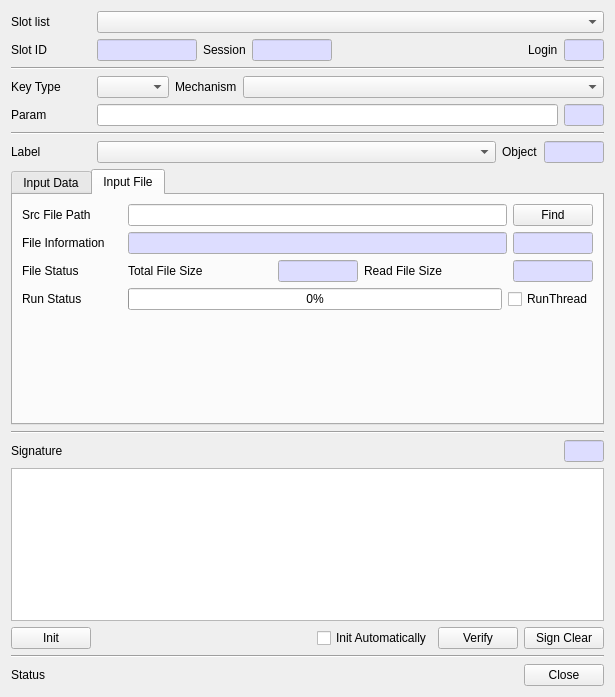
<?xml version="1.0" encoding="UTF-8"?>
<ui version="4.0">
 <class>VerifyDlg</class>
 <widget class="QDialog" name="VerifyDlg">
  <property name="geometry">
   <rect>
    <x>0</x>
    <y>0</y>
    <width>615</width>
    <height>697</height>
   </rect>
  </property>
  <property name="windowTitle">
   <string>Verify</string>
  </property>
  <layout class="QVBoxLayout" name="verticalLayout">
   <item>
    <layout class="QGridLayout" name="gridLayout">
     <property name="topMargin">
      <number>0</number>
     </property>
     <item row="0" column="1">
      <widget class="QComboBox" name="mSlotsCombo">
       <property name="sizePolicy">
        <sizepolicy hsizetype="Preferred" vsizetype="Fixed">
         <horstretch>1</horstretch>
         <verstretch>0</verstretch>
        </sizepolicy>
       </property>
      </widget>
     </item>
     <item row="0" column="0">
      <widget class="QLabel" name="label">
       <property name="minimumSize">
        <size>
         <width>80</width>
         <height>0</height>
        </size>
       </property>
       <property name="text">
        <string>Slot list</string>
       </property>
      </widget>
     </item>
    </layout>
   </item>
   <item>
    <layout class="QHBoxLayout" name="horizontalLayout_2">
     <property name="bottomMargin">
      <number>0</number>
     </property>
     <item>
      <widget class="QLabel" name="label_9">
       <property name="minimumSize">
        <size>
         <width>80</width>
         <height>0</height>
        </size>
       </property>
       <property name="text">
        <string>Slot ID</string>
       </property>
      </widget>
     </item>
     <item>
      <widget class="QLineEdit" name="mSlotIDText">
       <property name="maximumSize">
        <size>
         <width>100</width>
         <height>16777215</height>
        </size>
       </property>
       <property name="palette">
        <palette>
         <active>
          <colorrole role="Base">
           <brush brushstyle="SolidPattern">
            <color alpha="255">
             <red>221</red>
             <green>221</green>
             <blue>255</blue>
            </color>
           </brush>
          </colorrole>
         </active>
         <inactive>
          <colorrole role="Base">
           <brush brushstyle="SolidPattern">
            <color alpha="255">
             <red>221</red>
             <green>221</green>
             <blue>255</blue>
            </color>
           </brush>
          </colorrole>
         </inactive>
         <disabled>
          <colorrole role="Base">
           <brush brushstyle="SolidPattern">
            <color alpha="255">
             <red>240</red>
             <green>240</green>
             <blue>240</blue>
            </color>
           </brush>
          </colorrole>
         </disabled>
        </palette>
       </property>
       <property name="readOnly">
        <bool>true</bool>
       </property>
      </widget>
     </item>
     <item>
      <widget class="QLabel" name="label_10">
       <property name="text">
        <string>Session</string>
       </property>
      </widget>
     </item>
     <item>
      <widget class="QLineEdit" name="mSessionText">
       <property name="maximumSize">
        <size>
         <width>80</width>
         <height>16777215</height>
        </size>
       </property>
       <property name="palette">
        <palette>
         <active>
          <colorrole role="Base">
           <brush brushstyle="SolidPattern">
            <color alpha="255">
             <red>221</red>
             <green>221</green>
             <blue>255</blue>
            </color>
           </brush>
          </colorrole>
         </active>
         <inactive>
          <colorrole role="Base">
           <brush brushstyle="SolidPattern">
            <color alpha="255">
             <red>221</red>
             <green>221</green>
             <blue>255</blue>
            </color>
           </brush>
          </colorrole>
         </inactive>
         <disabled>
          <colorrole role="Base">
           <brush brushstyle="SolidPattern">
            <color alpha="255">
             <red>240</red>
             <green>240</green>
             <blue>240</blue>
            </color>
           </brush>
          </colorrole>
         </disabled>
        </palette>
       </property>
       <property name="readOnly">
        <bool>true</bool>
       </property>
      </widget>
     </item>
     <item>
      <spacer name="horizontalSpacer_2">
       <property name="orientation">
        <enum>Qt::Horizontal</enum>
       </property>
       <property name="sizeHint" stdset="0">
        <size>
         <width>40</width>
         <height>20</height>
        </size>
       </property>
      </spacer>
     </item>
     <item>
      <widget class="QLabel" name="label_11">
       <property name="text">
        <string>Login</string>
       </property>
      </widget>
     </item>
     <item>
      <widget class="QLineEdit" name="mLoginText">
       <property name="maximumSize">
        <size>
         <width>40</width>
         <height>16777215</height>
        </size>
       </property>
       <property name="palette">
        <palette>
         <active>
          <colorrole role="Base">
           <brush brushstyle="SolidPattern">
            <color alpha="255">
             <red>221</red>
             <green>221</green>
             <blue>255</blue>
            </color>
           </brush>
          </colorrole>
         </active>
         <inactive>
          <colorrole role="Base">
           <brush brushstyle="SolidPattern">
            <color alpha="255">
             <red>221</red>
             <green>221</green>
             <blue>255</blue>
            </color>
           </brush>
          </colorrole>
         </inactive>
         <disabled>
          <colorrole role="Base">
           <brush brushstyle="SolidPattern">
            <color alpha="255">
             <red>240</red>
             <green>240</green>
             <blue>240</blue>
            </color>
           </brush>
          </colorrole>
         </disabled>
        </palette>
       </property>
       <property name="readOnly">
        <bool>true</bool>
       </property>
      </widget>
     </item>
    </layout>
   </item>
   <item>
    <widget class="Line" name="line_2">
     <property name="orientation">
      <enum>Qt::Horizontal</enum>
     </property>
    </widget>
   </item>
   <item>
    <layout class="QGridLayout" name="gridLayout_2">
     <property name="topMargin">
      <number>0</number>
     </property>
     <item row="0" column="0">
      <widget class="QLabel" name="label_2">
       <property name="minimumSize">
        <size>
         <width>80</width>
         <height>0</height>
        </size>
       </property>
       <property name="maximumSize">
        <size>
         <width>80</width>
         <height>16777215</height>
        </size>
       </property>
       <property name="text">
        <string>Key Type</string>
       </property>
      </widget>
     </item>
     <item row="0" column="3">
      <widget class="QComboBox" name="mMechCombo">
       <property name="sizePolicy">
        <sizepolicy hsizetype="Preferred" vsizetype="Fixed">
         <horstretch>1</horstretch>
         <verstretch>0</verstretch>
        </sizepolicy>
       </property>
      </widget>
     </item>
     <item row="0" column="1">
      <widget class="QComboBox" name="mKeyTypeCombo"/>
     </item>
     <item row="0" column="2">
      <widget class="QLabel" name="label_3">
       <property name="text">
        <string>Mechanism</string>
       </property>
      </widget>
     </item>
    </layout>
   </item>
   <item>
    <layout class="QGridLayout" name="gridLayout_7">
     <property name="topMargin">
      <number>0</number>
     </property>
     <item row="0" column="1">
      <widget class="QLineEdit" name="mParamText">
       <property name="maximumSize">
        <size>
         <width>16777215</width>
         <height>16777215</height>
        </size>
       </property>
      </widget>
     </item>
     <item row="0" column="0">
      <widget class="QLabel" name="label_8">
       <property name="minimumSize">
        <size>
         <width>80</width>
         <height>0</height>
        </size>
       </property>
       <property name="maximumSize">
        <size>
         <width>80</width>
         <height>16777215</height>
        </size>
       </property>
       <property name="text">
        <string>Param</string>
       </property>
      </widget>
     </item>
     <item row="0" column="2">
      <widget class="QLineEdit" name="mParamLenText">
       <property name="minimumSize">
        <size>
         <width>40</width>
         <height>0</height>
        </size>
       </property>
       <property name="maximumSize">
        <size>
         <width>40</width>
         <height>16777215</height>
        </size>
       </property>
       <property name="palette">
        <palette>
         <active>
          <colorrole role="Base">
           <brush brushstyle="SolidPattern">
            <color alpha="255">
             <red>221</red>
             <green>221</green>
             <blue>255</blue>
            </color>
           </brush>
          </colorrole>
         </active>
         <inactive>
          <colorrole role="Base">
           <brush brushstyle="SolidPattern">
            <color alpha="255">
             <red>221</red>
             <green>221</green>
             <blue>255</blue>
            </color>
           </brush>
          </colorrole>
         </inactive>
         <disabled>
          <colorrole role="Base">
           <brush brushstyle="SolidPattern">
            <color alpha="255">
             <red>240</red>
             <green>240</green>
             <blue>240</blue>
            </color>
           </brush>
          </colorrole>
         </disabled>
        </palette>
       </property>
       <property name="readOnly">
        <bool>true</bool>
       </property>
      </widget>
     </item>
    </layout>
   </item>
   <item>
    <widget class="Line" name="line_3">
     <property name="orientation">
      <enum>Qt::Horizontal</enum>
     </property>
    </widget>
   </item>
   <item>
    <layout class="QGridLayout" name="gridLayout_3">
     <property name="topMargin">
      <number>0</number>
     </property>
     <item row="0" column="2">
      <widget class="QLabel" name="label_7">
       <property name="text">
        <string>Object</string>
       </property>
      </widget>
     </item>
     <item row="0" column="0">
      <widget class="QLabel" name="label_6">
       <property name="minimumSize">
        <size>
         <width>80</width>
         <height>0</height>
        </size>
       </property>
       <property name="text">
        <string>Label</string>
       </property>
      </widget>
     </item>
     <item row="0" column="1">
      <widget class="QComboBox" name="mLabelCombo">
       <property name="sizePolicy">
        <sizepolicy hsizetype="Preferred" vsizetype="Fixed">
         <horstretch>1</horstretch>
         <verstretch>0</verstretch>
        </sizepolicy>
       </property>
      </widget>
     </item>
     <item row="0" column="3">
      <widget class="QLineEdit" name="mObjectText">
       <property name="maximumSize">
        <size>
         <width>60</width>
         <height>16777215</height>
        </size>
       </property>
       <property name="palette">
        <palette>
         <active>
          <colorrole role="Base">
           <brush brushstyle="SolidPattern">
            <color alpha="255">
             <red>221</red>
             <green>221</green>
             <blue>255</blue>
            </color>
           </brush>
          </colorrole>
         </active>
         <inactive>
          <colorrole role="Base">
           <brush brushstyle="SolidPattern">
            <color alpha="255">
             <red>221</red>
             <green>221</green>
             <blue>255</blue>
            </color>
           </brush>
          </colorrole>
         </inactive>
         <disabled>
          <colorrole role="Base">
           <brush brushstyle="SolidPattern">
            <color alpha="255">
             <red>240</red>
             <green>240</green>
             <blue>240</blue>
            </color>
           </brush>
          </colorrole>
         </disabled>
        </palette>
       </property>
       <property name="readOnly">
        <bool>true</bool>
       </property>
      </widget>
     </item>
    </layout>
   </item>
   <item>
    <widget class="QTabWidget" name="mInputTab">
     <property name="currentIndex">
      <number>1</number>
     </property>
     <widget class="QWidget" name="tab">
      <attribute name="title">
       <string>Input Data</string>
      </attribute>
      <layout class="QVBoxLayout" name="verticalLayout_2">
       <item>
        <layout class="QGridLayout" name="gridLayout_8">
         <property name="topMargin">
          <number>0</number>
         </property>
         <item row="0" column="1">
          <widget class="QRadioButton" name="mInputStringRadio">
           <property name="text">
            <string>String</string>
           </property>
           <property name="checked">
            <bool>true</bool>
           </property>
          </widget>
         </item>
         <item row="0" column="0">
          <widget class="QLabel" name="label_4">
           <property name="minimumSize">
            <size>
             <width>80</width>
             <height>0</height>
            </size>
           </property>
           <property name="text">
            <string>Input</string>
           </property>
          </widget>
         </item>
         <item row="0" column="5">
          <widget class="QLineEdit" name="mInputLenText">
           <property name="maximumSize">
            <size>
             <width>40</width>
             <height>16777215</height>
            </size>
           </property>
           <property name="palette">
            <palette>
             <active>
              <colorrole role="Base">
               <brush brushstyle="SolidPattern">
                <color alpha="255">
                 <red>221</red>
                 <green>221</green>
                 <blue>255</blue>
                </color>
               </brush>
              </colorrole>
             </active>
             <inactive>
              <colorrole role="Base">
               <brush brushstyle="SolidPattern">
                <color alpha="255">
                 <red>221</red>
                 <green>221</green>
                 <blue>255</blue>
                </color>
               </brush>
              </colorrole>
             </inactive>
             <disabled>
              <colorrole role="Base">
               <brush brushstyle="SolidPattern">
                <color alpha="255">
                 <red>240</red>
                 <green>240</green>
                 <blue>240</blue>
                </color>
               </brush>
              </colorrole>
             </disabled>
            </palette>
           </property>
           <property name="readOnly">
            <bool>true</bool>
           </property>
          </widget>
         </item>
         <item row="0" column="2">
          <widget class="QRadioButton" name="mInputHexRadio">
           <property name="text">
            <string>Hex</string>
           </property>
          </widget>
         </item>
         <item row="0" column="3">
          <widget class="QRadioButton" name="mInputBase64Radio">
           <property name="text">
            <string>Base64</string>
           </property>
          </widget>
         </item>
         <item row="0" column="4">
          <spacer name="horizontalSpacer_5">
           <property name="orientation">
            <enum>Qt::Horizontal</enum>
           </property>
           <property name="sizeHint" stdset="0">
            <size>
             <width>40</width>
             <height>20</height>
            </size>
           </property>
          </spacer>
         </item>
        </layout>
       </item>
       <item>
        <widget class="QPlainTextEdit" name="mInputText"/>
       </item>
       <item>
        <layout class="QGridLayout" name="gridLayout_6">
         <property name="topMargin">
          <number>0</number>
         </property>
         <item row="0" column="1">
          <widget class="QPushButton" name="mUpdateBtn">
           <property name="text">
            <string>Update</string>
           </property>
          </widget>
         </item>
         <item row="0" column="5">
          <widget class="QPushButton" name="mVerifyRecoverBtn">
           <property name="text">
            <string>VerifyRecover</string>
           </property>
          </widget>
         </item>
         <item row="0" column="4">
          <widget class="QPushButton" name="mVerifyRecoverInitBtn">
           <property name="text">
            <string>VerifyRecoverInit</string>
           </property>
          </widget>
         </item>
         <item row="0" column="2">
          <widget class="QPushButton" name="mFinalBtn">
           <property name="text">
            <string>Final</string>
           </property>
          </widget>
         </item>
         <item row="0" column="6">
          <widget class="QPushButton" name="mInputClearBtn">
           <property name="text">
            <string>Input Clear</string>
           </property>
          </widget>
         </item>
         <item row="0" column="3">
          <spacer name="horizontalSpacer_4">
           <property name="orientation">
            <enum>Qt::Horizontal</enum>
           </property>
           <property name="sizeHint" stdset="0">
            <size>
             <width>40</width>
             <height>20</height>
            </size>
           </property>
          </spacer>
         </item>
        </layout>
       </item>
      </layout>
     </widget>
     <widget class="QWidget" name="tab_2">
      <attribute name="title">
       <string>Input File</string>
      </attribute>
      <layout class="QVBoxLayout" name="verticalLayout_3">
       <item>
        <layout class="QGridLayout" name="gridLayout_9">
         <item row="0" column="0">
          <widget class="QLabel" name="label_13">
           <property name="minimumSize">
            <size>
             <width>100</width>
             <height>0</height>
            </size>
           </property>
           <property name="maximumSize">
            <size>
             <width>100</width>
             <height>16777215</height>
            </size>
           </property>
           <property name="text">
            <string>Src File Path</string>
           </property>
          </widget>
         </item>
         <item row="0" column="1">
          <widget class="QLineEdit" name="mSrcFileText">
           <property name="font">
            <font/>
           </property>
          </widget>
         </item>
         <item row="0" column="2">
          <widget class="QPushButton" name="mFindSrcFileBtn">
           <property name="minimumSize">
            <size>
             <width>80</width>
             <height>0</height>
            </size>
           </property>
           <property name="maximumSize">
            <size>
             <width>80</width>
             <height>16777215</height>
            </size>
           </property>
           <property name="text">
            <string>Find</string>
           </property>
          </widget>
         </item>
        </layout>
       </item>
       <item>
        <layout class="QGridLayout" name="gridLayout_10">
         <item row="0" column="1">
          <widget class="QLineEdit" name="mSrcFileInfoText">
           <property name="palette">
            <palette>
             <active>
              <colorrole role="Base">
               <brush brushstyle="SolidPattern">
                <color alpha="255">
                 <red>221</red>
                 <green>221</green>
                 <blue>255</blue>
                </color>
               </brush>
              </colorrole>
             </active>
             <inactive>
              <colorrole role="Base">
               <brush brushstyle="SolidPattern">
                <color alpha="255">
                 <red>221</red>
                 <green>221</green>
                 <blue>255</blue>
                </color>
               </brush>
              </colorrole>
             </inactive>
             <disabled>
              <colorrole role="Base">
               <brush brushstyle="SolidPattern">
                <color alpha="255">
                 <red>240</red>
                 <green>240</green>
                 <blue>240</blue>
                </color>
               </brush>
              </colorrole>
             </disabled>
            </palette>
           </property>
           <property name="font">
            <font/>
           </property>
           <property name="readOnly">
            <bool>true</bool>
           </property>
          </widget>
         </item>
         <item row="0" column="0">
          <widget class="QLabel" name="label_14">
           <property name="minimumSize">
            <size>
             <width>100</width>
             <height>0</height>
            </size>
           </property>
           <property name="maximumSize">
            <size>
             <width>100</width>
             <height>16777215</height>
            </size>
           </property>
           <property name="text">
            <string>File Information</string>
           </property>
          </widget>
         </item>
         <item row="0" column="2">
          <widget class="QLineEdit" name="mSrcFileSizeText">
           <property name="minimumSize">
            <size>
             <width>80</width>
             <height>0</height>
            </size>
           </property>
           <property name="maximumSize">
            <size>
             <width>80</width>
             <height>16777215</height>
            </size>
           </property>
           <property name="palette">
            <palette>
             <active>
              <colorrole role="Base">
               <brush brushstyle="SolidPattern">
                <color alpha="255">
                 <red>221</red>
                 <green>221</green>
                 <blue>255</blue>
                </color>
               </brush>
              </colorrole>
             </active>
             <inactive>
              <colorrole role="Base">
               <brush brushstyle="SolidPattern">
                <color alpha="255">
                 <red>221</red>
                 <green>221</green>
                 <blue>255</blue>
                </color>
               </brush>
              </colorrole>
             </inactive>
             <disabled>
              <colorrole role="Base">
               <brush brushstyle="SolidPattern">
                <color alpha="255">
                 <red>240</red>
                 <green>240</green>
                 <blue>240</blue>
                </color>
               </brush>
              </colorrole>
             </disabled>
            </palette>
           </property>
           <property name="font">
            <font/>
           </property>
           <property name="readOnly">
            <bool>true</bool>
           </property>
          </widget>
         </item>
        </layout>
       </item>
       <item>
        <layout class="QGridLayout" name="gridLayout_11">
         <item row="0" column="2">
          <widget class="QLineEdit" name="mFileTotalSizeText">
           <property name="minimumSize">
            <size>
             <width>80</width>
             <height>0</height>
            </size>
           </property>
           <property name="maximumSize">
            <size>
             <width>80</width>
             <height>16777215</height>
            </size>
           </property>
           <property name="palette">
            <palette>
             <active>
              <colorrole role="Base">
               <brush brushstyle="SolidPattern">
                <color alpha="255">
                 <red>221</red>
                 <green>221</green>
                 <blue>255</blue>
                </color>
               </brush>
              </colorrole>
             </active>
             <inactive>
              <colorrole role="Base">
               <brush brushstyle="SolidPattern">
                <color alpha="255">
                 <red>221</red>
                 <green>221</green>
                 <blue>255</blue>
                </color>
               </brush>
              </colorrole>
             </inactive>
             <disabled>
              <colorrole role="Base">
               <brush brushstyle="SolidPattern">
                <color alpha="255">
                 <red>240</red>
                 <green>240</green>
                 <blue>240</blue>
                </color>
               </brush>
              </colorrole>
             </disabled>
            </palette>
           </property>
           <property name="font">
            <font/>
           </property>
           <property name="readOnly">
            <bool>true</bool>
           </property>
          </widget>
         </item>
         <item row="0" column="1">
          <widget class="QLabel" name="label_17">
           <property name="text">
            <string>Total File Size</string>
           </property>
          </widget>
         </item>
         <item row="0" column="3">
          <widget class="QLabel" name="label_18">
           <property name="text">
            <string>Read File Size</string>
           </property>
          </widget>
         </item>
         <item row="0" column="0">
          <widget class="QLabel" name="label_15">
           <property name="minimumSize">
            <size>
             <width>100</width>
             <height>0</height>
            </size>
           </property>
           <property name="maximumSize">
            <size>
             <width>100</width>
             <height>16777215</height>
            </size>
           </property>
           <property name="text">
            <string>File Status</string>
           </property>
          </widget>
         </item>
         <item row="0" column="4">
          <widget class="QLineEdit" name="mFileReadSizeText">
           <property name="minimumSize">
            <size>
             <width>80</width>
             <height>0</height>
            </size>
           </property>
           <property name="maximumSize">
            <size>
             <width>80</width>
             <height>16777215</height>
            </size>
           </property>
           <property name="palette">
            <palette>
             <active>
              <colorrole role="Base">
               <brush brushstyle="SolidPattern">
                <color alpha="255">
                 <red>221</red>
                 <green>221</green>
                 <blue>255</blue>
                </color>
               </brush>
              </colorrole>
             </active>
             <inactive>
              <colorrole role="Base">
               <brush brushstyle="SolidPattern">
                <color alpha="255">
                 <red>221</red>
                 <green>221</green>
                 <blue>255</blue>
                </color>
               </brush>
              </colorrole>
             </inactive>
             <disabled>
              <colorrole role="Base">
               <brush brushstyle="SolidPattern">
                <color alpha="255">
                 <red>240</red>
                 <green>240</green>
                 <blue>240</blue>
                </color>
               </brush>
              </colorrole>
             </disabled>
            </palette>
           </property>
           <property name="font">
            <font/>
           </property>
           <property name="readOnly">
            <bool>true</bool>
           </property>
          </widget>
         </item>
        </layout>
       </item>
       <item>
        <layout class="QGridLayout" name="gridLayout_12">
         <item row="0" column="1">
          <widget class="QProgressBar" name="mVerifyProgBar">
           <property name="value">
            <number>0</number>
           </property>
          </widget>
         </item>
         <item row="0" column="0">
          <widget class="QLabel" name="label_16">
           <property name="minimumSize">
            <size>
             <width>100</width>
             <height>0</height>
            </size>
           </property>
           <property name="maximumSize">
            <size>
             <width>100</width>
             <height>16777215</height>
            </size>
           </property>
           <property name="text">
            <string>Run Status</string>
           </property>
          </widget>
         </item>
         <item row="0" column="2">
          <widget class="QCheckBox" name="mRunThreadCheck">
           <property name="text">
            <string>RunThread</string>
           </property>
          </widget>
         </item>
        </layout>
       </item>
       <item>
        <spacer name="verticalSpacer">
         <property name="orientation">
          <enum>Qt::Vertical</enum>
         </property>
         <property name="sizeHint" stdset="0">
          <size>
           <width>20</width>
           <height>40</height>
          </size>
         </property>
        </spacer>
       </item>
      </layout>
     </widget>
    </widget>
   </item>
   <item>
    <widget class="Line" name="line_5">
     <property name="orientation">
      <enum>Qt::Horizontal</enum>
     </property>
    </widget>
   </item>
   <item>
    <layout class="QGridLayout" name="gridLayout_4">
     <property name="topMargin">
      <number>0</number>
     </property>
     <item row="0" column="2">
      <widget class="QLineEdit" name="mSignLenText">
       <property name="maximumSize">
        <size>
         <width>40</width>
         <height>16777215</height>
        </size>
       </property>
       <property name="palette">
        <palette>
         <active>
          <colorrole role="Base">
           <brush brushstyle="SolidPattern">
            <color alpha="255">
             <red>221</red>
             <green>221</green>
             <blue>255</blue>
            </color>
           </brush>
          </colorrole>
         </active>
         <inactive>
          <colorrole role="Base">
           <brush brushstyle="SolidPattern">
            <color alpha="255">
             <red>221</red>
             <green>221</green>
             <blue>255</blue>
            </color>
           </brush>
          </colorrole>
         </inactive>
         <disabled>
          <colorrole role="Base">
           <brush brushstyle="SolidPattern">
            <color alpha="255">
             <red>240</red>
             <green>240</green>
             <blue>240</blue>
            </color>
           </brush>
          </colorrole>
         </disabled>
        </palette>
       </property>
       <property name="readOnly">
        <bool>true</bool>
       </property>
      </widget>
     </item>
     <item row="0" column="1">
      <spacer name="horizontalSpacer_6">
       <property name="orientation">
        <enum>Qt::Horizontal</enum>
       </property>
       <property name="sizeHint" stdset="0">
        <size>
         <width>40</width>
         <height>20</height>
        </size>
       </property>
      </spacer>
     </item>
     <item row="0" column="0">
      <widget class="QLabel" name="label_5">
       <property name="minimumSize">
        <size>
         <width>80</width>
         <height>0</height>
        </size>
       </property>
       <property name="text">
        <string>Signature</string>
       </property>
      </widget>
     </item>
    </layout>
   </item>
   <item>
    <widget class="QPlainTextEdit" name="mSignText"/>
   </item>
   <item>
    <layout class="QHBoxLayout" name="horizontalLayout">
     <property name="bottomMargin">
      <number>0</number>
     </property>
     <item>
      <widget class="QPushButton" name="mInitBtn">
       <property name="text">
        <string>Init</string>
       </property>
      </widget>
     </item>
     <item>
      <spacer name="horizontalSpacer">
       <property name="orientation">
        <enum>Qt::Horizontal</enum>
       </property>
       <property name="sizeHint" stdset="0">
        <size>
         <width>40</width>
         <height>20</height>
        </size>
       </property>
      </spacer>
     </item>
     <item>
      <widget class="QCheckBox" name="mInitAutoCheck">
       <property name="text">
        <string>Init Automatically</string>
       </property>
      </widget>
     </item>
     <item>
      <widget class="QPushButton" name="mVerifyBtn">
       <property name="text">
        <string>Verify</string>
       </property>
      </widget>
     </item>
     <item>
      <widget class="QPushButton" name="mSignClearBtn">
       <property name="text">
        <string>Sign Clear</string>
       </property>
      </widget>
     </item>
    </layout>
   </item>
   <item>
    <widget class="Line" name="line_4">
     <property name="orientation">
      <enum>Qt::Horizontal</enum>
     </property>
    </widget>
   </item>
   <item>
    <layout class="QGridLayout" name="gridLayout_5">
     <property name="topMargin">
      <number>0</number>
     </property>
     <item row="0" column="2">
      <widget class="QPushButton" name="mCloseBtn">
       <property name="text">
        <string>Close</string>
       </property>
      </widget>
     </item>
     <item row="0" column="0">
      <widget class="QLabel" name="mStatusLabel">
       <property name="text">
        <string>Status</string>
       </property>
      </widget>
     </item>
     <item row="0" column="1">
      <spacer name="horizontalSpacer_3">
       <property name="orientation">
        <enum>Qt::Horizontal</enum>
       </property>
       <property name="sizeHint" stdset="0">
        <size>
         <width>40</width>
         <height>20</height>
        </size>
       </property>
      </spacer>
     </item>
    </layout>
   </item>
  </layout>
 </widget>
 <tabstops>
  <tabstop>mSlotsCombo</tabstop>
  <tabstop>mSlotIDText</tabstop>
  <tabstop>mSessionText</tabstop>
  <tabstop>mLoginText</tabstop>
  <tabstop>mKeyTypeCombo</tabstop>
  <tabstop>mMechCombo</tabstop>
  <tabstop>mParamText</tabstop>
  <tabstop>mLabelCombo</tabstop>
  <tabstop>mObjectText</tabstop>
  <tabstop>mInputTab</tabstop>
  <tabstop>mInputStringRadio</tabstop>
  <tabstop>mInputHexRadio</tabstop>
  <tabstop>mInputBase64Radio</tabstop>
  <tabstop>mInputLenText</tabstop>
  <tabstop>mInputText</tabstop>
  <tabstop>mUpdateBtn</tabstop>
  <tabstop>mFinalBtn</tabstop>
  <tabstop>mVerifyRecoverInitBtn</tabstop>
  <tabstop>mVerifyRecoverBtn</tabstop>
  <tabstop>mInputClearBtn</tabstop>
  <tabstop>mSrcFileText</tabstop>
  <tabstop>mFindSrcFileBtn</tabstop>
  <tabstop>mSrcFileInfoText</tabstop>
  <tabstop>mSrcFileSizeText</tabstop>
  <tabstop>mFileTotalSizeText</tabstop>
  <tabstop>mFileReadSizeText</tabstop>
  <tabstop>mSignLenText</tabstop>
  <tabstop>mSignText</tabstop>
  <tabstop>mInitBtn</tabstop>
  <tabstop>mInitAutoCheck</tabstop>
  <tabstop>mVerifyBtn</tabstop>
  <tabstop>mSignClearBtn</tabstop>
  <tabstop>mCloseBtn</tabstop>
 </tabstops>
 <resources/>
 <connections/>
</ui>
